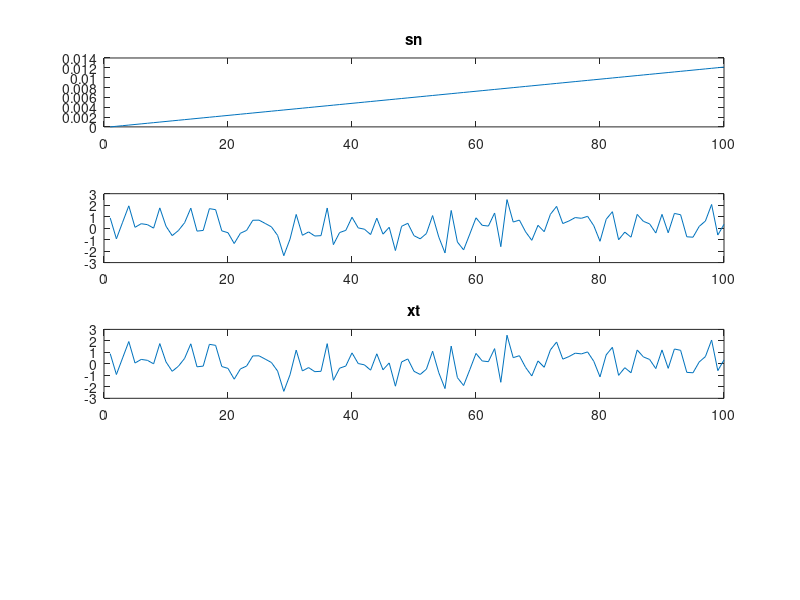

MATLAB code to generate this figure:
% khoi tao cac bien
Fs = 16000;
time = 2;
F = 1000;
ts=1/Fs;
% khoi tao mang t voi tan so lay mau la Fs
n=(0:ts:time);

% ve tin hieu st
sn = 5*sin(2*pi*(F/Fs)*n);
subplot(4,1,1);
plot( sn(1:100));
title ('sn');

%Phat am thanh va dung 2 giay
% sound(st, Fs);


% random tin hieu nhieu tu 1->n voi n la tan so lay mau
dodaimau = length(sn);
noise = randn(1,dodaimau);

% ve noise
subplot(4,1,2);
plot(noise(1:100));

% x(t) = st(t) + noise(t)
xn = sn + noise;
% ve xt
subplot(4, 1, 3);
plot( xn(1:100));
title('xt');
% phat am thanh
% sound(xt,Fs);

M = [3,5,7,9];
M1 =3;
% for i =1:length(M)
%     mt1=ones(1,M(i));
%     num = 1/M(i)*mt1;
%     den =[1 zeros(1,M(i)-1)];
%     yt = filter(num,den,xt);
%     d=(M(i)-1)/2;
%     ydich= [y(d:end) zeros(1,d)];
% %     rmse
%     rmse =0;
%     for n =1 :length(t)
%         rmse = rmse+ sqrt((1/n)*(ydich-xt)*(ydich-xt));
%     end
%     subplot(4,2,i);
%     plot(rmse(1:100));
% end


